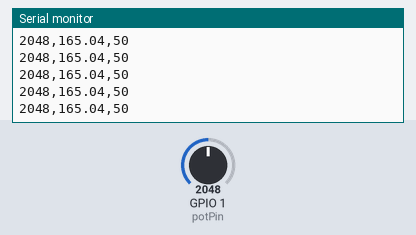
Simulated run of this sketch. Board: ESP32-S3. On the bench: the last lines printed to the serial monitor. The test bench sets the inputs (shaded band); at power-on: GPIO 1 (potPin) = 2048.

Above: at 1.2 s.
1.3 s: GPIO 1 (potPin) set to 2866
At 1.32 s:
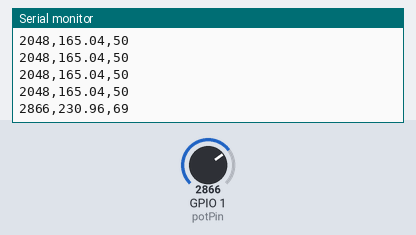
2.8 s: GPIO 1 (potPin) set to 3603
At 2.83 s:
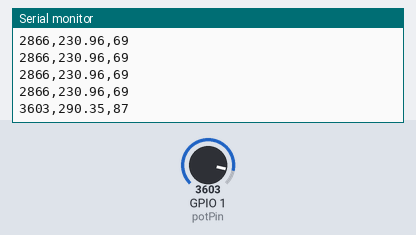
Timing chart, 0 to 5.8 s (numbered marks = the images above; inputs shaded):
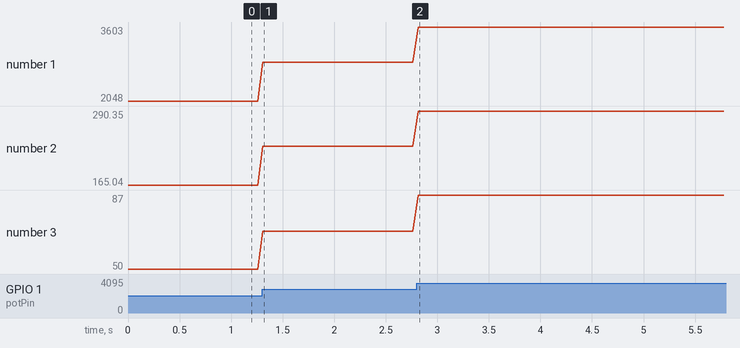

The sketch:

read-sensor-plotter.ino
```cpp
/*
 * Visualizing with Serial Plotter
 *
 * Board:  tinyCore (ESP32-S3)
 * Docs:   https://tinydocs.cc/2_tiny-core/basics/read-sensor-value/
 * Studio: https://app.tinystudio.cc/Mister-Industries/tinyStudio-examples/basics/read-sensor-plotter
 *
 * Part of the MR.INDUSTRIES tinyStudio examples collection.
 * Generated from tinyDocs — edit the docs page, not this file.
 */

// Potentiometer for Serial Plotter

const int potPin = 1;

void setup() {
  Serial.begin(115200);

  // Print headers for the plotter
  Serial.println("Raw_Value,Voltage_x100,Percentage");
}

void loop() {
  int rawValue = analogRead(potPin);
  float voltage = (rawValue / 4095.0) * 3.3;
  int percentage = (rawValue * 100) / 4095;

  // Print values separated by commas for plotter
  Serial.print(rawValue);
  Serial.print(",");
  Serial.print(voltage * 100);  // Multiply by 100 so it shows nicely
  Serial.print(",");
  Serial.println(percentage);

  delay(50);
}
```

Measured:
- after the input at 1.3 s, the serial monitor: prints a new line at once (image 1)
- after the input at 2.8 s, the serial monitor: prints a new line at once (image 2)
- plotted number 1: 2048 → 2866 after the input at 1.3 s, 2866 → 3603 after the input at 2.8 s
- plotted number 2: 165.04 → 230.96 after the input at 1.3 s, 230.96 → 290.35 after the input at 2.8 s
- plotted number 3: 50 → 69 after the input at 1.3 s, 69 → 87 after the input at 2.8 s
